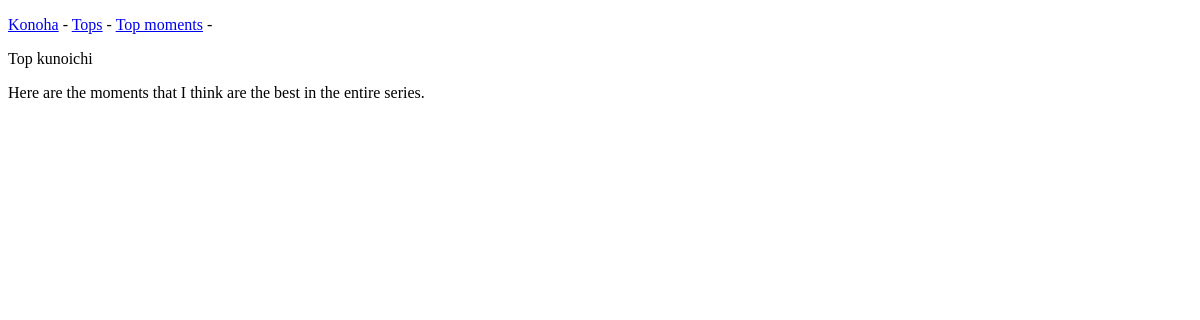
/tops/kunoichi/, run on an earlier commit of the app's database.
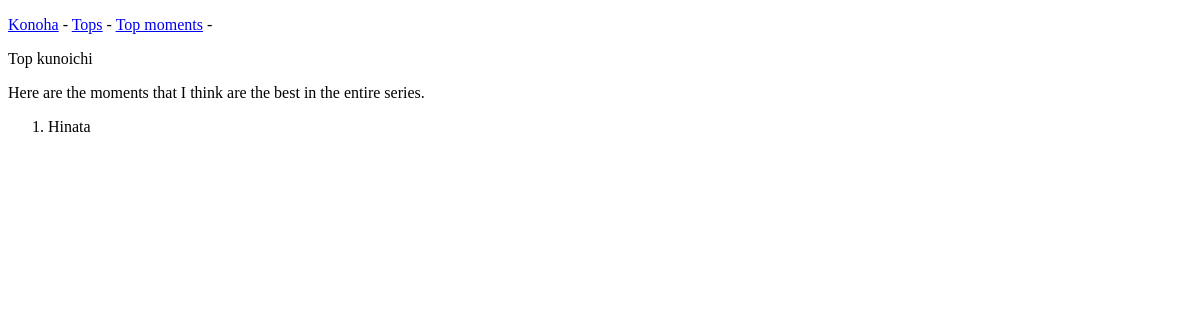
And on a later commit of the database.
### top_moments/models.py (models this page shows, shortened)
class Top(models.Model):
    topname = models.CharField(max_length=200)

class TheTop(models.Model):
    top = models.ForeignKey(Top, on_delete=models.CASCADE, blank=True)
    name = models.TextField(max_length=50, blank=True)
    text = models.TextField(max_length=200, blank=True)
    image = models.ImageField(upload_to='image/', blank=True)
    url = EmbedVideoField(blank=True)
    def __str__(self):
            return self.name

### top_moments/views.py (the view)
# urls.py: path('tops/kunoichi/', views.kunoichi, name='kunoichi'),
def kunoichi(request):
    top = Top.objects.get(id=2)
    moments = top.thetop_set.all()
    context = {'top': top, 'moments': moments}
    return render(request, 'top_moments/moments.html', context)

### top_moments/templates/top_moments/moments.html (shortened to what this page needs)
{% extends 'top_moments/base.html' %}
{% load embed_video_tags %}
{% block content %}
<body>
<p>{{ top.topname }}</p>
<p> Here are the moments that I think are the best in the entire series.</p>
<ol>
    {% for moment in moments %}
        <li>
            <p>{{ moment }}</p>
        </li>
    {% endfor %}
</ol>
</body>
{% endblock content %}

### top_moments/templates/top_moments/base.html (shortened to what this page needs)
<!DOCTYPE html>
<html lang="en">
<head>
</head>
<body>
<p>
  <a href="{% url 'top_moments:index' %}">Konoha</a> -
  <a href="{% url 'top_moments:tops' %}">Tops</a> -
  <a href="{% url 'top_moments:moments' %}">Top moments</a> -
</p>
</body>
{% block content %}{% endblock content %}
</html>

What changed in the data, as far as the page shows it:
added TheTop: name "Hinata"
